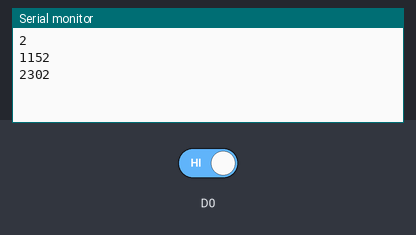
Simulated run of this sketch. Board: ESP8266 (NodeMCU). On the bench: the last lines printed to the serial monitor. The test bench sets the inputs (shaded band); at power-on: D0 HIGH. WiFi joins after 1.5 s; servers stay silent unless stated.

Above: at 3.1 s.
3.2 s: D0 driven LOW
At 5.2 s:
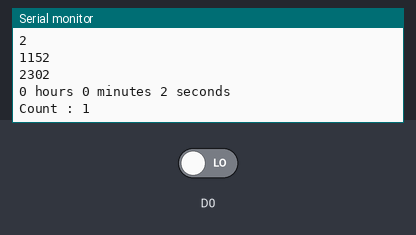
5.4 s: D0 driven HIGH
At 6.1 s:
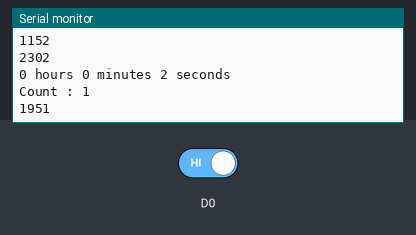
Timing chart, 0 to 8.4 s (numbered marks = the images above; inputs shaded):
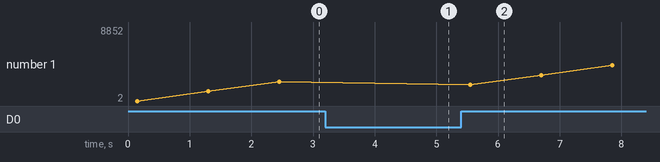

Measured:
- after the input at 3.2 s, the serial monitor: prints a new line after 0.40 s (image 1)
- after the input at 5.4 s, the serial monitor: prints a new line after 0.15 s (image 2)
- plotted number 1: 2302 → 8852 after the input at 5.4 s

The sketch:

count_time.ino
```cpp
#include <FirebaseESP8266.h>
#include <ESP8266WiFi.h>
#include <WiFiClientSecure.h>

#define FIREBASE_HOST "https://donwtime-86bcd-default-rtdb.firebaseio.com/" //--> URL address of your Firebase Realtime Database.
#define FIREBASE_AUTH "d52Xevx6iFeLYM08pF1exB9seQdjZESgKDMAzS06" //--> Your firebase database secret code.

#define WIFI_SSID "Jandahan"
#define WIFI_PASSWORD "0963711131"

const char* host = "script.google.com";
const int httpsPort = 443;

WiFiClientSecure client;
FirebaseData firebaseData;

String GAS_ID = "AKfycbwkzJU7u6hOglWcl22vFCx8DbBgY5dni0olT9DTzVzgG61Lf8dS_niCChIQJYx_RekW";

long time_now;
long time_before;
long time_after;
int count;
bool val;
void setup() {
   pinMode(D0,INPUT);
   Serial.begin(115200);
   Firebase_connection();
   client.setInsecure();

}

void Firebase_connection() {
  WiFi.begin(WIFI_SSID,WIFI_PASSWORD);
  Firebase.begin(FIREBASE_HOST, FIREBASE_AUTH);
}

void loop() {
 WiFi.status() != WL_CONNECTED;
 time_now = millis();
 int num = digitalRead(D0);
 if (val) {
      val = false;
    Firebase.setInt(firebaseData, "L1/Link", 1);
    }else{
      val = true;
    Firebase.setInt(firebaseData, "L1/Link", 0);
  }
 if(num == 0){
  if(time_after > 0){
      hours(time_after);
      count = count+1;
      Firebase.setInt(firebaseData,"L1/Count",  count);
      Serial.print("Count : ");
      Serial.println(count);
      time_after = 0;
    }
  time_before = time_now;
 }
 else{
  time_after = time_now-time_before;
  Serial.println(time_after);
 }

 delay(1000);
}

void hours(long times){
   times = times/1000;
   int times_hours = times/3600;
   int times_minutes = (times-(times_hours*3600))/60;
   int times_seconds = (times-((times_minutes*60)+(times_hours*3600)));
   Serial.print(times_hours);
   Firebase.setInt(firebaseData,"L1/Hours",  times_hours);
   Serial.print(" hours ");
   Serial.print(times_minutes);
   Firebase.setInt(firebaseData,"L1/Minutes",  times_minutes);
   Serial.print(" minutes ");
   Serial.print(times_seconds);
   Firebase.setInt(firebaseData,"L1/Seconds",  times_seconds);
   Serial.println(" seconds");
   if (!client.connect(host, httpsPort)) {Serial.print("fall ");}
    String url = "/macros/s/" + GAS_ID + "/exec?Count=" + count + "&Hours=" + times_hours + "&Minutes=" + times_minutes + "&Secondes=" + times_seconds;
    client.print(String("GET ") + url + " HTTP/1.1\r\n" +
                 "Host: " + host + "\r\n" +
                 "User-Agent: BuildFailureDetectorESP8266\r\n" +
                 "Connection: close\r\n\r\n");
}

//void sendData() {
//
////  else{
////    Serial.print("fall ");
////  }
//}
```
